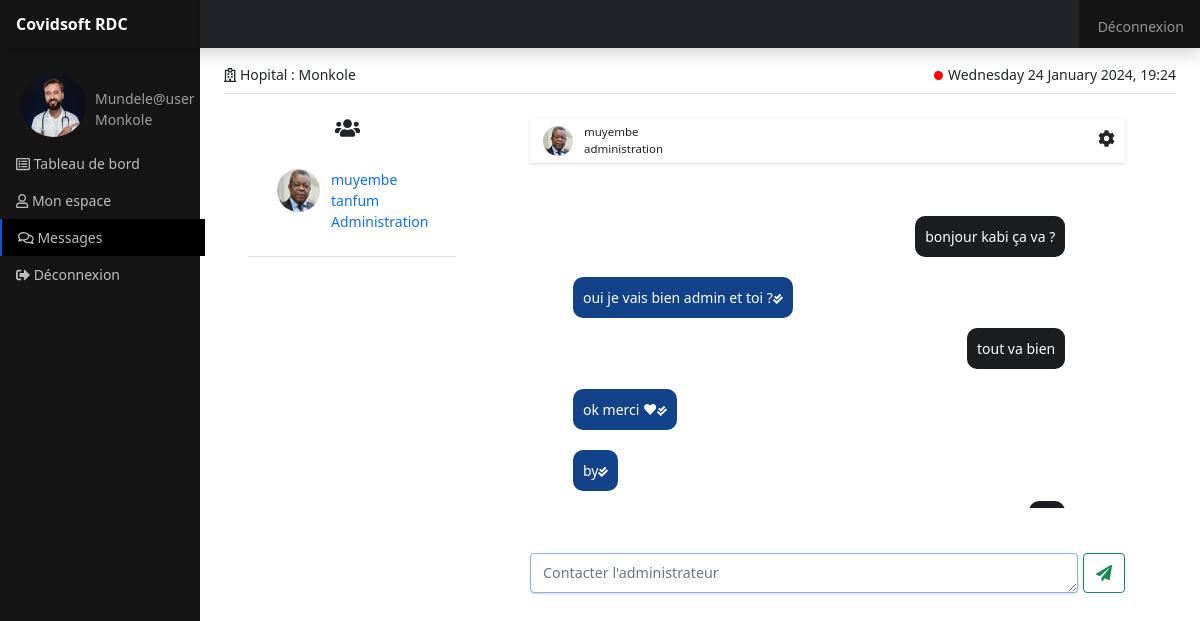
Page /views/utilisateur/discussion.php (signed in) on the committed database.
### tables this page shows
CREATE TABLE `utilisateur` (
  `id` int(11) NOT NULL,
  `nom` varchar(50) NOT NULL,
  `postnom` varchar(50) DEFAULT NULL,
  `password` varchar(50) NOT NULL,
  `mail` varchar(50) NOT NULL,
  `service` varchar(50) NOT NULL,
  `hopital` varchar(50) NOT NULL,
  `photo` varchar(50) NOT NULL,
  `telephone` varchar(50) DEFAULT NULL,
  `date` datetime DEFAULT NULL
);

CREATE TABLE `discussion` (
  `id` int(11) NOT NULL,
  `auteur` int(11) NOT NULL,
  `destinataire` int(11) NOT NULL,
  `message` text NOT NULL
);

### models/db.php (called while the page is built, shortened)
<?php
function Affichage($id, $connexion)
{
    $requete = $connexion->prepare("SELECT * FROM utilisateur WHERE id = ? ");
    $requete->execute(array($id));
    $requete = $requete->fetch();
    return $requete;
}
function afficher_admin($connexion)
{
    $req = "SELECT * FROM utilisateur WHERE service='administration '";
    $execution = $connexion->query($req);
    return $execution;
}

### models/discussion.php (called while the page is built, shortened)
<?php
function afficher_message($connexion, $auteur, $destinataire)
{
    $req = "SELECT * FROM discussion WHERE auteur='$auteur' AND destinataire='$destinataire' OR auteur='$destinataire' AND destinataire='$auteur'";
    $execution = $connexion->query($req);
    return $execution;
}

### views/utilisateur/discussion.php (the view, shortened to what this page needs)
<?php
include '../../models/db.php';
include '../../models/dashboard.php';
include '../../models/discussion.php';
?>
<?php if (isset($_SESSION['id'])) { ?>
    <?php
    $id = $_SESSION['id'];
    $data = Affichage($id, $connexion);
    ?>
    <!doctype html>
    <html lang="fr">
    <head>
        <link rel="stylesheet" href="../../publics/css/bootstrap.css">
        <link rel="stylesheet" href="../../publics/css/utilisateur/discussion.css">
    </head>
    <body>
        <header class="navbar navbar-dark sticky-top bg-dark flex-md-nowrap p-0 shadow">
            <a class="navbar-brand col-md-3 col-lg-2 me-0 px-3" href="dashboard.php">Covidsoft RDC</a>
            <div class="navbar-nav">
                <div class="nav-item text-nowrap sing-out">
                    <a class="nav-link px-3" href="../../controllers/deconnexion.php">Déconnexion</a>
                </div>
            </div>
        </header>
        <div class="container-fluid">
            <div class="row">
                <nav id="sidebarMenu" class="col-md-3 col-lg-2 d-md-block sidebar collapse">
                    <div class="position-sticky pt-3">
                        <ul class="nav flex-column">
                            <li class="nav-item">
                                <div class="d-flex bg">
                                    <a class="nav-link" href="profil.php"><img src="../../publics/images/utilisateur/<?= $data['photo'] ?>" class="rounded-circle me-2"></a>
                                    <p class="service-name"> <?= ucfirst($data['nom']) ?>@user<br><?= ucfirst($data['hopital']) ?></p>
                                </div>
                            </li>
                            <li class="nav-item"><a class="nav-link inactif" aria-current="page" href="dashboard.php"><i class="far fa-list-alt"></i> Tableau de bord</a></li>
                            <li class="nav-item"><a class="nav-link inactif" href="profil.php"><i class="far fa-user"></i> Mon espace</a></li>
                            <li class="nav-item"><a class="nav-link actif" href="discussion.php"><i class="far fa-comments"></i> Messages</a></li>
                            <li class="nav-item"><a class="nav-link inactif" href="../../controllers/deconnexion.php"><i class="fas fa-sign-out-alt"></i> Déconnexion</a></li>
                        </ul>
                    </div>
                </nav>
                <main class="col-md-9 ms-sm-auto col-lg-10 px-md-4">
                    <div class="d-flex justify-content-between flex-wrap flex-md-nowrap align-items-center pt-3 border-bottom mb-4">
                        <p class="mb-2 center"><i class="far fa-hospital"></i> Hopital : <?= ucfirst($data['hopital']) ?></p>
                        <p class="d-flex mb-2"><span class="led"></span>
                            <?php
                            echo ucfirst(utf8_encode(strftime('%A %d %B %Y, %H:%M')));
                            ?>
                        </p>
                    </div>
                    <div class="container">
                        <?php
                        $execution = afficher_admin($connexion);
                        $admin =  $execution->fetch(PDO::FETCH_OBJ);
                        ?>
                        <div class="row">
                            <div class="col-md-3 users">
                                <i class="fa fa-users" aria-hidden="true"></i>
                                <div class=" border-bottom">
                                    <a class="nav-link" href="discussion.php">
                                        <div class="d-flex">
                                            <div class="mx-2">
                                                <img src="../../publics/images/utilisateur/<?= $admin->photo ?>" class="rounded-circle img-circle me-2">
                                            </div>
                                            <div>
                                                <p> <?= $admin->nom . " " . $admin->postnom ?> <br><?= ucfirst($admin->service) ?></p>
                                            </div>
                                        </div>
                                    </a>
                                </div>
                            </div>
                            <div class="col-md-8">
                                <div class="form-bar">
                                    <div class="d-flex">
                                        <div class="mx-2">
                                            <img src="../../publics/images/utilisateur/<?= $admin->photo ?>" class="rounded-circle img-circle-banner me-2">
                                        </div>
                                        <div>
                                            <p class="banner-text"> <?= $admin->nom ?> <br><?= $admin->service ?></p>
                                        </div>
                                    </div>
                                    <div class="float-end"> <i class="fa fa-cog" aria-hidden="true"></i> </div>
                                </div>
                                <div class="container pane-message">
                                    <div class="message p-2">
                                        <?php
                                        $admin_id = $admin->id;
                                        $execution = afficher_message($connexion, $id, $admin_id)
                                        ?>
                                        <?php while ($messages = $execution->fetch(PDO::FETCH_OBJ)) { ?>
                                            <?php if ($messages->destinataire === $admin_id) { ?>
                                                <div class="auteur"><?= $messages->message; ?><i class="fas fa-check-double"></i></div>
                                            <?php } elseif ($messages->destinataire === $id) { ?>
                                                <div class="destinataire"><?= $messages->message; ?></div>
                                            <?php } ?>
                                        <?php } ?>
                                    </div>
                                </div>
                                <form action="../../controllers/utilisateur/discussion.php?id=<?= $admin->id ?>" method="post" class="d-flex">
                                    <textarea name="message" id="input" class="form-control" rows="3" required="required" placeholder="Contacter l'administrateur"></textarea>
                                    <button class="btn btn-outline-success bout" type="submit" name="envoyer_admin"> <i class="fa fa-paper-plane" aria-hidden="true"></i></button>
                                </form>
                            </div>
                        </div>
                    </div>
                </main>
            </div>
        </div>
    </body>
    </html>
<?php } else { ?>
    <?php header("location:../../erreur.php") ?>
<?php } ?>

### publics/css/utilisateur/discussion.css (style rules this page uses)
body { font-size: .875rem; }
.sidebar { position: fixed; top: 0; bottom: 0; left: 0; z-index: 100; padding: 48px 0 0; background-color: rgb(21, 21, 21); }
.sidebar .nav-link { font-weight: 500; color: rgb(189, 189, 189); }
.navbar-brand { padding-top: .75rem; padding-bottom: .75rem; font-size: 1rem; background-color: rgb(21, 21, 21); box-shadow: inset -1px 0 0 rgba(0, 0, 0, .25); font-weight: 550; }
.rounded-circle { height: 65px; width: 65px; position: relative; left: 5px; }
.actif { background-color: black; border-left: 2px solid #0a58ca; }
.led { height: 9px; width: 9px; border-radius: 30px; background-color: red; animation-duration: .8s; animation-name: clignoter; animation-iteration-count: infinite; transition: none; position: relative; top: 7px; right: 5px; }
.sing-out { background-color: rgb(21, 21, 21); padding-top: 8px; padding-bottom: 3px; padding-left: 3px; bottom: 2px; }
.service-name { color: #a09c9c; position: relative; right: 10px; top: 24px; }
.users { margin-right: 50px; background-color: white; }
.fa-users { font-size: 20px; position: relative; left: 42%; margin-bottom: 20px; }
.img-circle { width: 43px; height: 43px; }
.form-bar { height: 45px; box-shadow: rgba(0, 0, 0, 0.1) 0px 1px 3px 0px, rgba(0, 0, 0, 0.06) 0px 1px 2px 0px; }
.pane-message { margin-top: 20px; margin-bottom: 20px; padding: 25px; position: relative; }
.message { max-height: 300px; position: relative; overflow: hidden; overflow-y: scroll; }
.form-control { height: 40px; font-size: 14.3px; line-height: 25px; margin-right: 5px; box-shadow: rgba(0, 0, 0, 0.1) 0px 1px 3px 0px, rgba(0, 0, 0, 0.06) 0px 1px 2px 0px; border: 1px solid #8ab2ee; }
.img-circle-banner { width: 30px; height: 30px; position: relative; top: 8px; }
.banner-text { font-size: 11.5px; position: relative; top: 5px; }
.fa-cog { position: relative; font-size: 17px; bottom: 40px; right: 10px; cursor: pointer; }
.auteur { display: inline-block; margin-right: 55%; padding: 10px; border-radius: 10px; background-color:#12428a; color: white; margin-bottom: 10px; margin-left: 10px; margin-top: 10px; }
.destinataire { margin-right: 55%; padding: 10px; border-radius: 10px; background-color: #1b1d21; color: white; margin-bottom: 10px; position: relative; left:50%; float: right; }
.fa-check-double { font-size: 10px; }

### rows in the picture
utilisateur: photo (picture), nom "Mundele", hopital "Monkole"
utilisateur: photo (picture), nom "muyembe", postnom "tanfum", service "Administration", service "administration"
discussion: message "bonjour kabi ça va ?"
discussion: message "oui je vais bien admin et toi ?"
discussion: message "tout va bien"
discussion: message "ok merci ❤"
discussion: message "by"

### other values in the picture
utf8_encode(strftime('%A %d %B %Y, %H:%M')) "Wednesday 24 January 2024, 19:24"
